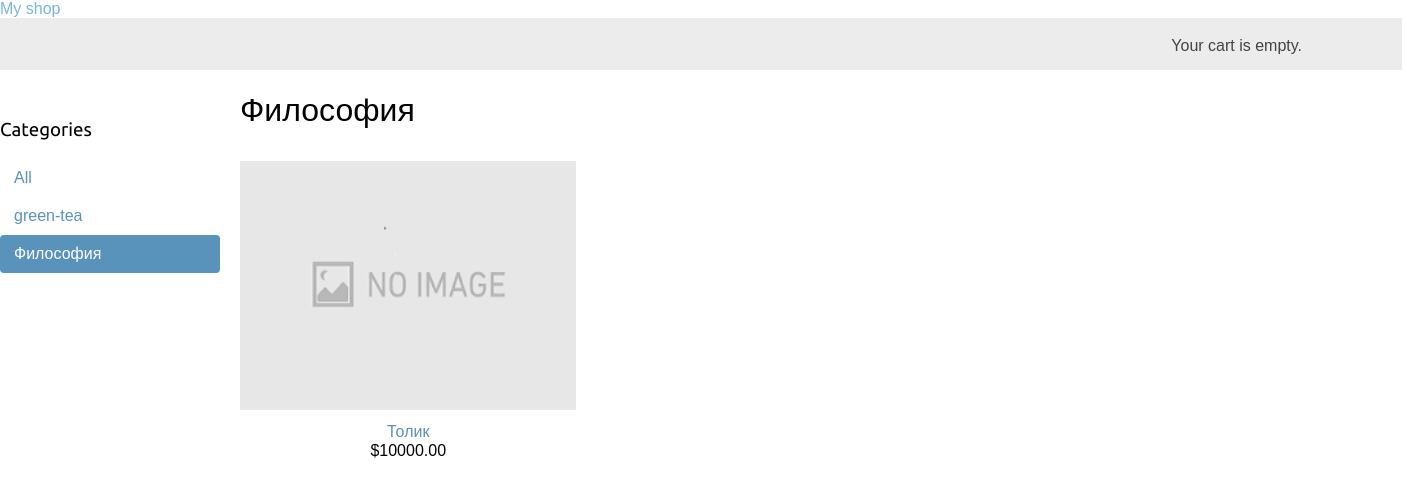
The page /filosofiya/ on the database its author committed.
### shop/models.py (models this page shows, shortened)
class Category(models.Model):
    name = models.CharField(max_length=200,
                            db_index=True)
    slug = models.SlugField(max_length=200,
                            unique=True)
    class Meta:
        ordering = ('name', )
        verbose_name = 'category'
        verbose_name_plural = 'categories'
    def get_absolute_url(self):
        return reverse('shop:product_list_by_category',
                       args=[self.slug])

class Product(models.Model):
    category = models.ForeignKey(Category,
                                 related_name='products',
                                 on_delete=models.CASCADE)
    name = models.CharField(max_length=200, db_index=True)
    slug = models.SlugField(max_length=200, db_index=True)
    image = models.ImageField(upload_to='products/%Y/%m/%d',
                              blank=True)
    description = models.TextField(blank=True)
    price = models.DecimalField(max_digits=10, decimal_places=2)
    available = models.BooleanField(default=True)
    created = models.DateTimeField(auto_now_add=True)
    updated = models.DateTimeField(auto_now=True)
    class Meta:
        ordering = ('name', )
        index_together = (('id', 'slug'),)
    def get_absolute_url(self):
        return reverse('shop:product_detail',
                       args=[self.id, self.slug])

### shop/views.py (the view)
# urls.py: path('', views.product_list, name='product_list'),
def product_list(request, category_slug=None):
    category = None
    categories = Category.objects.all()
    products = Product.objects.filter(available=True)
    if category_slug:
        category = get_object_or_404(Category, slug=category_slug)
        products = products.filter(category=category)
    return render(request,
                  'shop/product/list.html',
                  {'category': category,
                   'categories': categories,
                   'products': products})

### cart/cart.py (called while the page is built)
    def __len__(self):
        return sum(item['quantity'] for item in self.cart.values())

### cart/context_processors.py (called while the page is built)
def cart(request):
    return {'cart': Cart(request)}

### shop/templates/shop/product/list.html (shortened to what this page needs)
{% extends "shop/base.html" %}
{% load static %}
{% block content %}
    <div id="sidebar">
        <h3>Categories</h3>
        <ul>
            <li {% if not category %} class="selected"{% endif %}>
                <a href="{% url 'shop:product_list' %}">All</a>
            </li>
            {% for c in categories %}
            <li {% if category.slug == c.slug %} class="selected"
            {% endif %}>
                <a href="{{ c.get_absolute_url }}">{{ c.name }}</a>
            </li>
            {% endfor %}
        </ul>
    </div>
    <div id="main" class="product-list">
        <h1>{% if category %}{{ category.name }}{% else %}Products
            {% endif %}</h1>
        {% for product in products %}
            <div class="item">
                <a href="{{ product.get_absolute_url }}">
                    <img src="{% if product.image %}{{ product.image.url }} {% else %}
                              {% static 'img/no_image.png' %}{% endif %}">
                </a>
                <a href="{{ product.get_absolute_url }}">{{ product.name }}</a>
                <br>
                ${{ product.price }}
            </div>
        {% endfor %}
    </div>
{% endblock %}

### shop/static/css/style.css (style rules this page uses)
body { margin:0; padding:0; font-family:helvetica, sans-serif; }
h1, h2, h3, h4, h5 , h6 { font-family: 'Ubuntu', sans-serif; font-weight:normal; }
a { text-decoration:none; color:#5993bb; }
#sidebar { width:220px; padding:30px 20px 0 0; float:left; }
#sidebar ul { margin:0; padding:0; }
#sidebar ul li { margin:0; list-style:none; padding:10px 14px; }
#sidebar ul li a { display:block; }
#sidebar ul li.selected { background:#5993bb; border-radius:4px; }
#sidebar ul li.selected a { color:#fff; }
#main { float:left; width: 96%; margin-right:-220px; overflow:hidden; }
.product-list .item { width:25%; padding:10px 20px 10px 0; float:left; text-align:center; line-height:1.2; }
.product-list .item img { width:100%; margin-bottom:8px; }

### rows shown on the page
Category: name "green-tea"
Category: name "Философия"
Product: name "Толик", price "10000.00"
